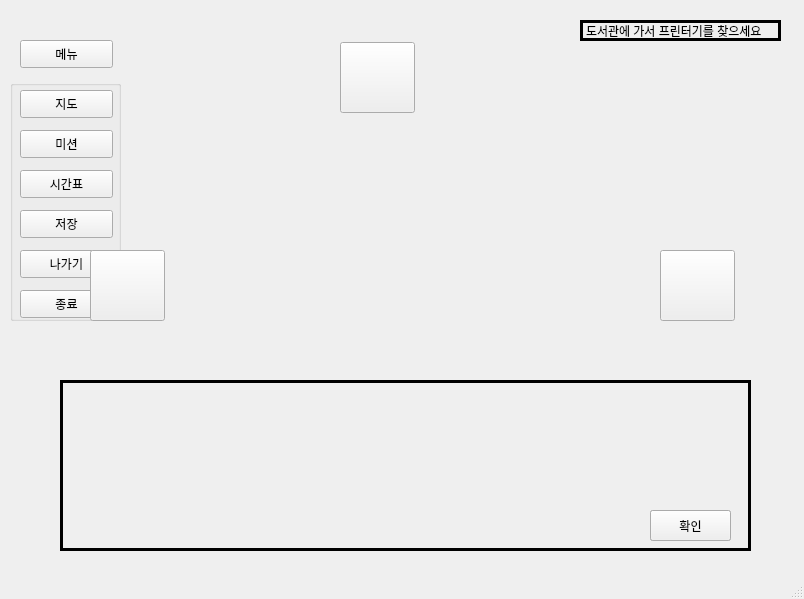
<?xml version="1.0" encoding="UTF-8"?>
<ui version="4.0">
 <class>SSG</class>
 <widget class="QMainWindow" name="SSG">
  <property name="geometry">
   <rect>
    <x>0</x>
    <y>0</y>
    <width>804</width>
    <height>599</height>
   </rect>
  </property>
  <property name="windowTitle">
   <string>SSG</string>
  </property>
  <widget class="QWidget" name="centralwidget">
   <widget class="QPushButton" name="menu">
    <property name="geometry">
     <rect>
      <x>20</x>
      <y>40</y>
      <width>93</width>
      <height>28</height>
     </rect>
    </property>
    <property name="text">
     <string>메뉴</string>
    </property>
   </widget>
   <widget class="QGroupBox" name="menuBox">
    <property name="geometry">
     <rect>
      <x>10</x>
      <y>80</y>
      <width>111</width>
      <height>241</height>
     </rect>
    </property>
    <property name="title">
     <string/>
    </property>
    <widget class="QPushButton" name="map">
     <property name="geometry">
      <rect>
       <x>10</x>
       <y>10</y>
       <width>93</width>
       <height>28</height>
      </rect>
     </property>
     <property name="text">
      <string>지도</string>
     </property>
    </widget>
    <widget class="QPushButton" name="mission">
     <property name="geometry">
      <rect>
       <x>10</x>
       <y>50</y>
       <width>93</width>
       <height>28</height>
      </rect>
     </property>
     <property name="text">
      <string>미션</string>
     </property>
    </widget>
    <widget class="QPushButton" name="save">
     <property name="geometry">
      <rect>
       <x>10</x>
       <y>130</y>
       <width>93</width>
       <height>28</height>
      </rect>
     </property>
     <property name="text">
      <string>저장</string>
     </property>
    </widget>
    <widget class="QPushButton" name="exit">
     <property name="geometry">
      <rect>
       <x>10</x>
       <y>210</y>
       <width>93</width>
       <height>28</height>
      </rect>
     </property>
     <property name="text">
      <string>종료</string>
     </property>
    </widget>
    <widget class="QPushButton" name="time">
     <property name="geometry">
      <rect>
       <x>10</x>
       <y>90</y>
       <width>93</width>
       <height>28</height>
      </rect>
     </property>
     <property name="text">
      <string>시간표</string>
     </property>
    </widget>
    <widget class="QPushButton" name="out_btn">
     <property name="geometry">
      <rect>
       <x>10</x>
       <y>170</y>
       <width>93</width>
       <height>28</height>
      </rect>
     </property>
     <property name="text">
      <string>나가기</string>
     </property>
    </widget>
   </widget>
   <widget class="QLabel" name="chat">
    <property name="geometry">
     <rect>
      <x>60</x>
      <y>380</y>
      <width>691</width>
      <height>171</height>
     </rect>
    </property>
    <property name="frameShape">
     <enum>QFrame::Box</enum>
    </property>
    <property name="lineWidth">
     <number>3</number>
    </property>
    <property name="midLineWidth">
     <number>3</number>
    </property>
    <property name="text">
     <string/>
    </property>
   </widget>
   <widget class="QLabel" name="mission_show">
    <property name="geometry">
     <rect>
      <x>580</x>
      <y>20</y>
      <width>201</width>
      <height>21</height>
     </rect>
    </property>
    <property name="frameShape">
     <enum>QFrame::Box</enum>
    </property>
    <property name="lineWidth">
     <number>3</number>
    </property>
    <property name="midLineWidth">
     <number>3</number>
    </property>
    <property name="text">
     <string>도서관에 가서 프린터기를 찾으세요</string>
    </property>
   </widget>
   <widget class="QPushButton" name="next">
    <property name="geometry">
     <rect>
      <x>650</x>
      <y>510</y>
      <width>81</width>
      <height>31</height>
     </rect>
    </property>
    <property name="text">
     <string>다음</string>
    </property>
   </widget>
   <widget class="QPushButton" name="front">
    <property name="geometry">
     <rect>
      <x>340</x>
      <y>42</y>
      <width>75</width>
      <height>71</height>
     </rect>
    </property>
    <property name="text">
     <string/>
    </property>
   </widget>
   <widget class="QPushButton" name="right">
    <property name="geometry">
     <rect>
      <x>660</x>
      <y>250</y>
      <width>75</width>
      <height>71</height>
     </rect>
    </property>
    <property name="text">
     <string/>
    </property>
   </widget>
   <widget class="QPushButton" name="left">
    <property name="geometry">
     <rect>
      <x>90</x>
      <y>250</y>
      <width>75</width>
      <height>71</height>
     </rect>
    </property>
    <property name="text">
     <string/>
    </property>
   </widget>
   <widget class="QPushButton" name="go">
    <property name="geometry">
     <rect>
      <x>650</x>
      <y>510</y>
      <width>81</width>
      <height>31</height>
     </rect>
    </property>
    <property name="text">
     <string>확인</string>
    </property>
   </widget>
  </widget>
  <widget class="QStatusBar" name="statusbar"/>
 </widget>
 <resources/>
 <connections/>
</ui>
